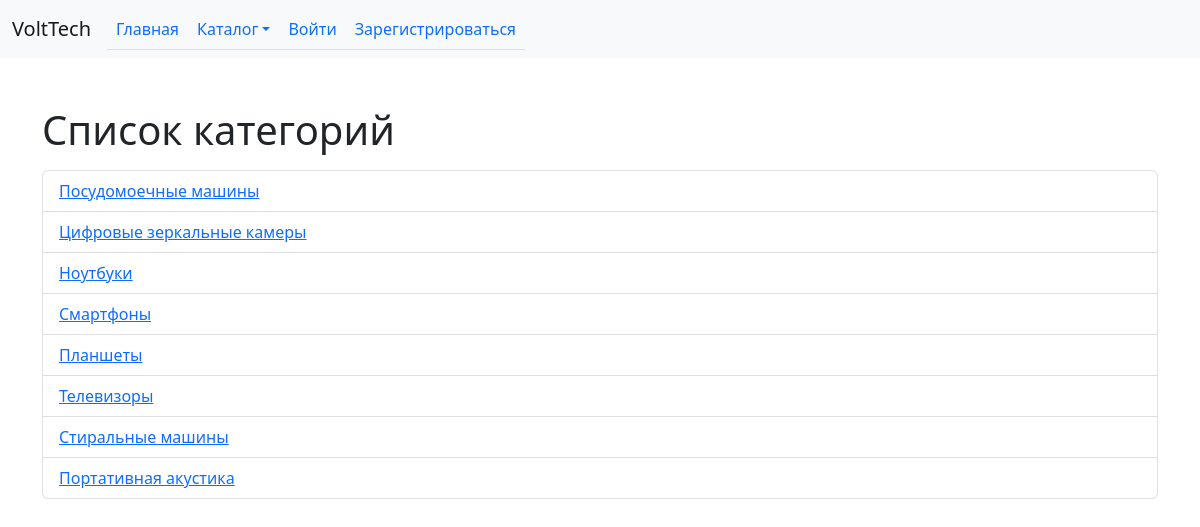
The page / on the database its author committed.
### products/models.py (models this page shows, shortened)
class Category(models.Model):
    name = models.CharField(max_length=100, unique=True,
                            verbose_name='Название')
    slug = models.SlugField(max_length=100, unique=True,
                            verbose_name='URL')

### products/context_processors.py (called while the page is built)
def get_categories(request):
    return {'categories': Category.objects.all()}

### products/templates/products/show_categories.html
{% extends 'products/base.html' %}
{% block content %}
<div class="container mt-5">
    <h1>Список категорий</h1>
    <ul class="list-group mt-3">
        {% for category in categories %}
            <li class="list-group-item">
                <a href="{% url 'category_detail' category.slug %}">{{ category.name }}</a>
            </li>
        {% endfor %}
    </ul>
</div>
{% endblock %}

### rows shown on the page
Category: name "Посудомоечные машины"
Category: name "Цифровые зеркальные камеры"
Category: name "Ноутбуки"
Category: name "Смартфоны"
Category: name "Планшеты"
Category: name "Телевизоры"
Category: name "Стиральные машины"
Category: name "Портативная акустика"
